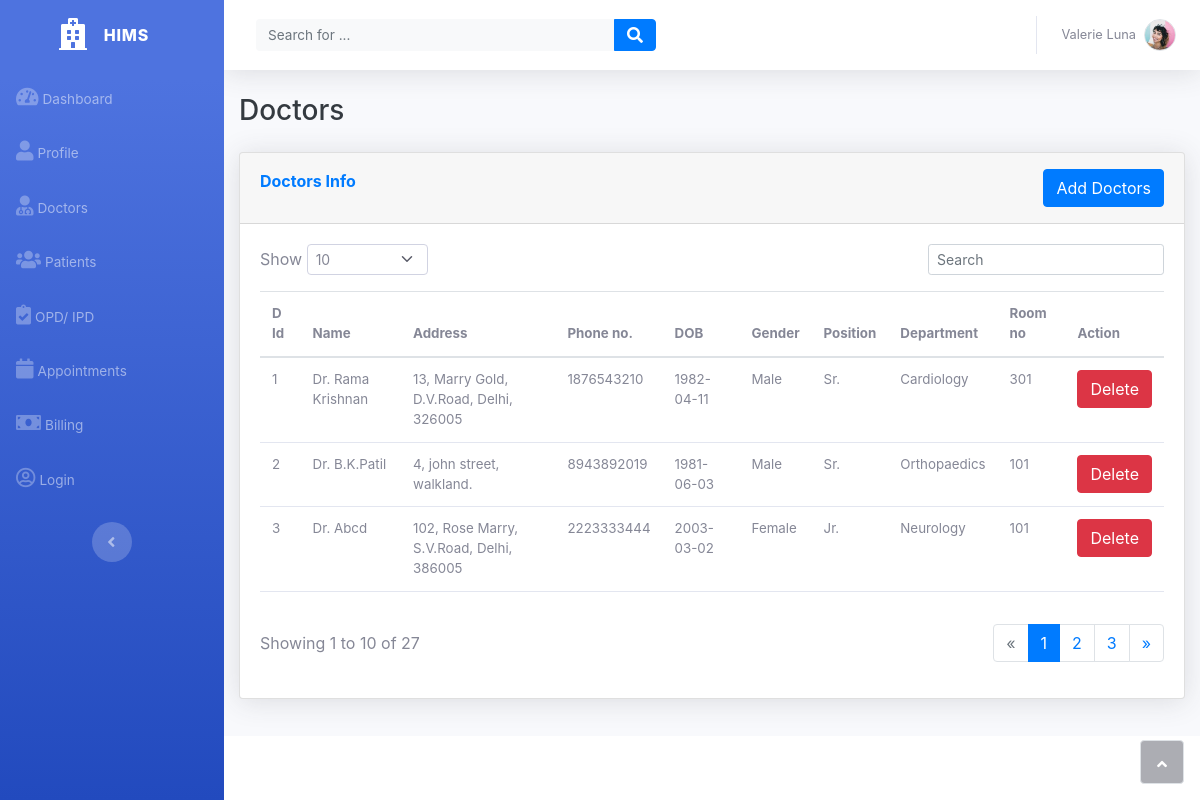
The app's page /doctors.php with its own data.
### tables this page shows
CREATE TABLE `Doctors` (
  `d_id` int(6) NOT NULL,
  `name` varchar(50) NOT NULL,
  `address` varchar(50) NOT NULL,
  `phone_no` bigint(13) NOT NULL,
  `dob` date NOT NULL,
  `gender` varchar(20) NOT NULL,
  `position` varchar(10) NOT NULL,
  `department` varchar(20) NOT NULL,
  `roomno` int(10) NOT NULL
);

### dtable.php (the view, shortened to what this page needs)
<?php
$server = "localhost";
$username = "root";
$dpassword = "";
$database = "HIMS";
$conn = mysqli_connect($server, $username, $dpassword, $database);
$sql = "SELECT * FROM Doctors";
$result = mysqli_query($conn, $sql);
$data = array();
while ($row = mysqli_fetch_assoc($result)) {
    $data[] = $row;
}
echo "<table class='table' id='dataTable' style='font-size: smaller;'>";
echo "<thead>";
echo "<tr><th>D Id</th><th style='min-width: 10px;'>Name</th><th style='min-width: 10px;'>Address</th><th style='min-width: 10px;'>Phone no.</th><th style='min-width: 10px;'>DOB</th><th style='min-width: 10px;'>Gender</th><th style='min-width: 10px;'>Position</th><th style='min-width: 10px;'>Department</th><th style='min-width: 10px;'>Room no</th><th style='min-width: 10px;'>Action</th></tr>";
foreach ($data as $row) {
    echo "<tr><td>" . $row['d_id'] . "</td><td>" . $row['name'] . "</td><td>" . $row['address'] . "</td><td>" . $row['phone_no'] . "</td><td>" . $row['dob'] . "</td><td>" . $row['gender'] . "</td><td>" . $row['position'] . "</td><td>" . $row['department'] . "</td><td>" . $row['roomno'] . "</td><td><button type='button' class='btn btn-danger' onclick='deleteRow(" . $row['id'] . ")'>Delete</button></td></tr>";
}
echo "</thead>";
echo "</table>";
?>

### records on screen
doctors: d_id "1", name "Dr. Rama Krishnan", address "13, Marry Gold, D.V.Road, Delhi, 326005", phone_no "1876543210", dob "1982-04-11", gender "Male", position "Sr.", department "Cardiology", roomno "301"
doctors: d_id "2", name "Dr. B.K.Patil", address "4, john street, walkland.", phone_no "8943892019", dob "1981-06-03", gender "Male", position "Sr.", department "Orthopaedics", roomno "101"
doctors: d_id "3", name "Dr. Abcd", address "102, Rose Marry, S.V.Road, Delhi, 386005", phone_no "2223333444", dob "2003-03-02", gender "Female", position "Jr.", department "Neurology", roomno "101"
